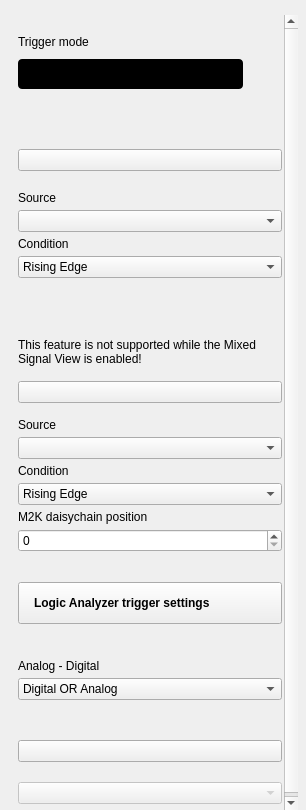
<?xml version="1.0" encoding="UTF-8"?>
<ui version="4.0">
 <class>TriggerSettings</class>
 <widget class="QWidget" name="TriggerSettings">
  <property name="geometry">
   <rect>
    <x>0</x>
    <y>0</y>
    <width>306</width>
    <height>810</height>
   </rect>
  </property>
  <property name="sizePolicy">
   <sizepolicy hsizetype="Minimum" vsizetype="Minimum">
    <horstretch>0</horstretch>
    <verstretch>0</verstretch>
   </sizepolicy>
  </property>
  <property name="minimumSize">
   <size>
    <width>0</width>
    <height>0</height>
   </size>
  </property>
  <property name="maximumSize">
   <size>
    <width>306</width>
    <height>16777215</height>
   </size>
  </property>
  <property name="windowTitle">
   <string>Form</string>
  </property>
  <layout class="QVBoxLayout" name="verticalLayout">
   <property name="spacing">
    <number>0</number>
   </property>
   <property name="leftMargin">
    <number>18</number>
   </property>
   <property name="topMargin">
    <number>0</number>
   </property>
   <property name="rightMargin">
    <number>8</number>
   </property>
   <property name="bottomMargin">
    <number>0</number>
   </property>
   <item>
    <widget class="scopy::gui::MenuHeader" name="widgetTriggerSettingsMenuHeader" native="true"/>
   </item>
   <item>
    <spacer name="vSpacer_2">
     <property name="orientation">
      <enum>Qt::Vertical</enum>
     </property>
     <property name="sizeType">
      <enum>QSizePolicy::Fixed</enum>
     </property>
     <property name="sizeHint" stdset="0">
      <size>
       <width>0</width>
       <height>15</height>
      </size>
     </property>
    </spacer>
   </item>
   <item>
    <widget class="QScrollArea" name="scrollArea">
     <property name="frameShape">
      <enum>QFrame::NoFrame</enum>
     </property>
     <property name="horizontalScrollBarPolicy">
      <enum>Qt::ScrollBarAlwaysOff</enum>
     </property>
     <property name="widgetResizable">
      <bool>true</bool>
     </property>
     <widget class="QWidget" name="scrollAreaWidgetContents">
      <property name="geometry">
       <rect>
        <x>0</x>
        <y>0</y>
        <width>266</width>
        <height>892</height>
       </rect>
      </property>
      <layout class="QVBoxLayout" name="verticalLayout_4">
       <property name="spacing">
        <number>20</number>
       </property>
       <property name="leftMargin">
        <number>0</number>
       </property>
       <property name="topMargin">
        <number>0</number>
       </property>
       <property name="rightMargin">
        <number>2</number>
       </property>
       <property name="bottomMargin">
        <number>0</number>
       </property>
       <item>
        <layout class="QVBoxLayout" name="vLayout_11">
         <property name="spacing">
          <number>10</number>
         </property>
         <property name="topMargin">
          <number>20</number>
         </property>
         <property name="bottomMargin">
          <number>10</number>
         </property>
         <item>
          <widget class="QLabel" name="lbl">
           <property name="text">
            <string>Trigger mode</string>
           </property>
          </widget>
         </item>
         <item>
          <layout class="QHBoxLayout" name="hLayout">
           <property name="spacing">
            <number>20</number>
           </property>
           <property name="bottomMargin">
            <number>10</number>
           </property>
           <item>
            <widget class="scopy::gui::CustomSwitch" name="btnTrigger">
             <property name="styleSheet">
              <string notr="true">QPushButton {
min-height: 30px;
max-height: 30px;
min-width: 225px;
max-width: 225px;
background-color: black;
border-radius: 4px;
}

QPushButton:disabled {
background-color: qlineargradient(spread:pad, x1:0.5, y1:0, x2:0.501, y2:0, stop:0 #727273, stop:1 #141416);
}

QWidget#handle {
min-height: 30px;
max-height: 30px;
min-width: 115px;
max-width: 115px;
background-color: #4a64ff;
border-radius: 2px;
}

QWidget#handle:disabled {
background-color: #aaaaaa;
}

QLabel {
margin-top: 6px;
background-color: transparent;
line-height: 19px;
}

QLabel#on {
margin-top: 0px;
min-height:30px;
max-height:30px;
min-width:112px;
max-width:112px;
qproperty-alignment: AlignCenter AlignCenter;
margin-left: 0px;
color: white;
}

QLabel#on:disabled {
color: rgba(255,255,255,102);
}

QLabel#off {
margin-top: 0px;
min-height:30px;
max-height:30px;
min-width:113px;
max-width:113px;
margin-left: 112px;
color: white;
qproperty-alignment: AlignCenter AlignCenter;
}

QLabel#off:disabled {
color: rgba(255,255,255,51);
}
</string>
             </property>
             <property name="text">
              <string/>
             </property>
             <property name="leftText" stdset="0">
              <string>auto</string>
             </property>
             <property name="rightText" stdset="0">
              <string>normal</string>
             </property>
             <property name="duration_ms" stdset="0">
              <number>0</number>
             </property>
             <property name="polarity" stdset="0">
              <bool>true</bool>
             </property>
            </widget>
           </item>
           <item>
            <spacer name="hSpacer">
             <property name="orientation">
              <enum>Qt::Horizontal</enum>
             </property>
             <property name="sizeHint" stdset="0">
              <size>
               <width>0</width>
               <height>0</height>
              </size>
             </property>
            </spacer>
           </item>
          </layout>
         </item>
        </layout>
       </item>
       <item>
        <layout class="QVBoxLayout" name="vLayout_6">
         <property name="spacing">
          <number>20</number>
         </property>
         <property name="topMargin">
          <number>0</number>
         </property>
         <property name="bottomMargin">
          <number>15</number>
         </property>
         <item>
          <widget class="scopy::gui::SubsectionSeparator" name="widgetInternalAnalogSubsSep" native="true"/>
         </item>
         <item>
          <widget class="scopy::gui::CustomSwitch" name="btnInternEn">
           <property name="text">
            <string/>
           </property>
           <property name="checkable">
            <bool>true</bool>
           </property>
          </widget>
         </item>
         <item>
          <widget class="QWidget" name="widgetAnalogControls" native="true">
           <layout class="QVBoxLayout" name="verticalLayout_2">
            <property name="spacing">
             <number>10</number>
            </property>
            <property name="leftMargin">
             <number>0</number>
            </property>
            <property name="topMargin">
             <number>0</number>
            </property>
            <property name="rightMargin">
             <number>0</number>
            </property>
            <property name="bottomMargin">
             <number>0</number>
            </property>
            <item>
             <layout class="QVBoxLayout" name="vLayout_9">
              <property name="spacing">
               <number>5</number>
              </property>
              <property name="topMargin">
               <number>0</number>
              </property>
              <item>
               <layout class="QGridLayout" name="gridLayout">
                <property name="topMargin">
                 <number>0</number>
                </property>
                <property name="horizontalSpacing">
                 <number>3</number>
                </property>
                <item row="0" column="0">
                 <widget class="QLabel" name="lblSource">
                  <property name="sizePolicy">
                   <sizepolicy hsizetype="Minimum" vsizetype="Fixed">
                    <horstretch>0</horstretch>
                    <verstretch>0</verstretch>
                   </sizepolicy>
                  </property>
                  <property name="text">
                   <string>Source</string>
                  </property>
                 </widget>
                </item>
                <item row="1" column="0">
                 <widget class="QComboBox" name="cmbBoxSource">
                  <property name="sizePolicy">
                   <sizepolicy hsizetype="Minimum" vsizetype="Fixed">
                    <horstretch>0</horstretch>
                    <verstretch>0</verstretch>
                   </sizepolicy>
                  </property>
                  <property name="currentIndex">
                   <number>-1</number>
                  </property>
                 </widget>
                </item>
               </layout>
              </item>
              <item>
               <widget class="QLabel" name="lblCondition">
                <property name="sizePolicy">
                 <sizepolicy hsizetype="Minimum" vsizetype="Fixed">
                  <horstretch>0</horstretch>
                  <verstretch>0</verstretch>
                 </sizepolicy>
                </property>
                <property name="text">
                 <string>Condition</string>
                </property>
               </widget>
              </item>
              <item>
               <widget class="QComboBox" name="cmbBoxCondition">
                <property name="sizePolicy">
                 <sizepolicy hsizetype="Minimum" vsizetype="Fixed">
                  <horstretch>0</horstretch>
                  <verstretch>0</verstretch>
                 </sizepolicy>
                </property>
                <property name="currentIndex">
                 <number>0</number>
                </property>
                <item>
                 <property name="text">
                  <string>Rising Edge</string>
                 </property>
                </item>
                <item>
                 <property name="text">
                  <string>Falling Edge</string>
                 </property>
                </item>
                <item>
                 <property name="text">
                  <string>Low</string>
                 </property>
                </item>
                <item>
                 <property name="text">
                  <string>High</string>
                 </property>
                </item>
               </widget>
              </item>
             </layout>
            </item>
            <item>
             <spacer name="vSpacer_4">
              <property name="orientation">
               <enum>Qt::Vertical</enum>
              </property>
              <property name="sizeType">
               <enum>QSizePolicy::Fixed</enum>
              </property>
              <property name="sizeHint" stdset="0">
               <size>
                <width>0</width>
                <height>10</height>
               </size>
              </property>
             </spacer>
            </item>
            <item>
             <layout class="QVBoxLayout" name="vLayoutControls">
              <property name="spacing">
               <number>5</number>
              </property>
             </layout>
            </item>
           </layout>
          </widget>
         </item>
        </layout>
       </item>
       <item>
        <layout class="QVBoxLayout" name="vLayout_8">
         <property name="spacing">
          <number>15</number>
         </property>
         <property name="topMargin">
          <number>0</number>
         </property>
         <property name="bottomMargin">
          <number>10</number>
         </property>
         <item>
          <widget class="scopy::gui::SubsectionSeparator" name="widgetDigitalSubsSep" native="true"/>
         </item>
         <item>
          <widget class="QLabel" name="lblMixedSignal">
           <property name="text">
            <string>This feature is not supported while the Mixed Signal View is enabled!</string>
           </property>
           <property name="wordWrap">
            <bool>true</bool>
           </property>
           <property name="general_settings_label" stdset="0">
            <bool>true</bool>
           </property>
          </widget>
         </item>
         <item>
          <widget class="scopy::gui::CustomSwitch" name="btnExternEn">
           <property name="text">
            <string/>
           </property>
           <property name="checkable">
            <bool>true</bool>
           </property>
          </widget>
         </item>
         <item>
          <widget class="QWidget" name="widgetDigitalControls" native="true">
           <layout class="QVBoxLayout" name="verticalLayout_3">
            <property name="spacing">
             <number>5</number>
            </property>
            <property name="leftMargin">
             <number>0</number>
            </property>
            <property name="topMargin">
             <number>0</number>
            </property>
            <property name="rightMargin">
             <number>0</number>
            </property>
            <property name="bottomMargin">
             <number>0</number>
            </property>
            <item>
             <widget class="QLabel" name="lbl_6">
              <property name="text">
               <string>Source</string>
              </property>
             </widget>
            </item>
            <item>
             <widget class="QComboBox" name="cmbBoxExternSrc"/>
            </item>
            <item>
             <widget class="QLabel" name="lblExternCondition">
              <property name="sizePolicy">
               <sizepolicy hsizetype="Minimum" vsizetype="Fixed">
                <horstretch>0</horstretch>
                <verstretch>0</verstretch>
               </sizepolicy>
              </property>
              <property name="text">
               <string>Condition</string>
              </property>
             </widget>
            </item>
            <item>
             <widget class="QComboBox" name="cmbBoxExternCondition">
              <property name="sizePolicy">
               <sizepolicy hsizetype="Minimum" vsizetype="Fixed">
                <horstretch>0</horstretch>
                <verstretch>0</verstretch>
               </sizepolicy>
              </property>
              <property name="currentIndex">
               <number>0</number>
              </property>
              <item>
               <property name="text">
                <string>Rising Edge</string>
               </property>
              </item>
              <item>
               <property name="text">
                <string>Falling Edge</string>
               </property>
              </item>
              <item>
               <property name="text">
                <string>Low</string>
               </property>
              </item>
              <item>
               <property name="text">
                <string>High</string>
               </property>
              </item>
              <item>
               <property name="text">
                <string>Any Edge</string>
               </property>
              </item>
             </widget>
            </item>
            <item>
             <widget class="QLabel" name="lblDaisyChain">
              <property name="text">
               <string>M2K daisychain position</string>
              </property>
             </widget>
            </item>
            <item>
             <widget class="QSpinBox" name="spinBoxDaisyChain"/>
            </item>
           </layout>
          </widget>
         </item>
        </layout>
       </item>
       <item>
        <widget class="QPushButton" name="btnLogicAnalyzerTriggers">
         <property name="styleSheet">
          <string notr="true">QPushButton {

  height: 40px;

  text-align: left;
  font-weight: bold;
  padding-left: 15px;
  padding-right: 15px;

}</string>
         </property>
         <property name="text">
          <string>Logic Analyzer trigger settings</string>
         </property>
         <property name="blue_button" stdset="0">
          <bool>true</bool>
         </property>
        </widget>
       </item>
       <item>
        <widget class="QWidget" name="widgetTriggerLogicControls" native="true">
         <property name="minimumSize">
          <size>
           <width>0</width>
           <height>0</height>
          </size>
         </property>
         <property name="maximumSize">
          <size>
           <width>16777215</width>
           <height>16777215</height>
          </size>
         </property>
         <layout class="QVBoxLayout" name="verticalLayout_7">
          <property name="spacing">
           <number>15</number>
          </property>
          <property name="leftMargin">
           <number>0</number>
          </property>
          <property name="topMargin">
           <number>0</number>
          </property>
          <property name="rightMargin">
           <number>0</number>
          </property>
          <property name="bottomMargin">
           <number>0</number>
          </property>
          <item>
           <widget class="scopy::gui::SubsectionSeparator" name="widgetTriggerLogicSubsSep" native="true"/>
          </item>
          <item>
           <layout class="QVBoxLayout" name="vLayout_5">
            <property name="spacing">
             <number>5</number>
            </property>
            <property name="topMargin">
             <number>0</number>
            </property>
            <item>
             <widget class="QLabel" name="lblAnalogExtern">
              <property name="sizePolicy">
               <sizepolicy hsizetype="Minimum" vsizetype="Fixed">
                <horstretch>0</horstretch>
                <verstretch>0</verstretch>
               </sizepolicy>
              </property>
              <property name="text">
               <string>Analog - Digital</string>
              </property>
             </widget>
            </item>
            <item>
             <widget class="QComboBox" name="cmbBoxAnalogExtern">
              <property name="sizePolicy">
               <sizepolicy hsizetype="Minimum" vsizetype="Fixed">
                <horstretch>0</horstretch>
                <verstretch>0</verstretch>
               </sizepolicy>
              </property>
              <property name="currentIndex">
               <number>0</number>
              </property>
              <item>
               <property name="text">
                <string>Digital OR Analog</string>
               </property>
              </item>
              <item>
               <property name="text">
                <string>Digital AND Analog</string>
               </property>
              </item>
              <item>
               <property name="text">
                <string>Digital XOR Analog</string>
               </property>
              </item>
              <item>
               <property name="text">
                <string>!Digital OR Analog</string>
               </property>
              </item>
              <item>
               <property name="text">
                <string>!Digital AND Analog</string>
               </property>
              </item>
              <item>
               <property name="text">
                <string>!Digital XOR Analog</string>
               </property>
              </item>
             </widget>
            </item>
           </layout>
          </item>
         </layout>
        </widget>
       </item>
       <item>
        <layout class="QVBoxLayout" name="vLayout_10">
         <property name="topMargin">
          <number>0</number>
         </property>
         <item>
          <widget class="scopy::gui::SubsectionSeparator" name="widgetExternalTriggerOutSubsSep" native="true"/>
         </item>
         <item>
          <widget class="scopy::gui::CustomSwitch" name="btnExternToEn">
           <property name="text">
            <string/>
           </property>
          </widget>
         </item>
         <item>
          <widget class="QWidget" name="widgetExternalToControls" native="true">
           <property name="minimumSize">
            <size>
             <width>0</width>
             <height>0</height>
            </size>
           </property>
           <layout class="QHBoxLayout" name="horizontalLayout_3">
            <property name="spacing">
             <number>0</number>
            </property>
            <property name="leftMargin">
             <number>0</number>
            </property>
            <property name="topMargin">
             <number>0</number>
            </property>
            <property name="rightMargin">
             <number>0</number>
            </property>
            <property name="bottomMargin">
             <number>0</number>
            </property>
            <item>
             <widget class="QComboBox" name="cmbBoxExternToSrc">
              <property name="enabled">
               <bool>false</bool>
              </property>
             </widget>
            </item>
           </layout>
          </widget>
         </item>
        </layout>
       </item>
       <item>
        <spacer name="verticalSpacer_3">
         <property name="orientation">
          <enum>Qt::Vertical</enum>
         </property>
         <property name="sizeHint" stdset="0">
          <size>
           <width>0</width>
           <height>10</height>
          </size>
         </property>
        </spacer>
       </item>
      </layout>
      <zorder></zorder>
      <zorder>verticalSpacer_3</zorder>
      <zorder></zorder>
      <zorder>widgetTriggerLogicControls</zorder>
      <zorder>btnLogicAnalyzerTriggers</zorder>
     </widget>
    </widget>
   </item>
  </layout>
 </widget>
 <customwidgets>
  <customwidget>
   <class>scopy::gui::CustomSwitch</class>
   <extends>QPushButton</extends>
   <header location="global">scopy/gui/custom_switch.hpp</header>
  </customwidget>
  <customwidget>
   <class>scopy::gui::SubsectionSeparator</class>
   <extends>QWidget</extends>
   <header location="global">scopy/gui/subsection_separator.hpp</header>
   <container>1</container>
  </customwidget>
  <customwidget>
   <class>scopy::gui::MenuHeader</class>
   <extends>QWidget</extends>
   <header location="global">scopy/gui/menu_header.hpp</header>
   <container>1</container>
  </customwidget>
 </customwidgets>
 <resources/>
 <connections/>
</ui>
